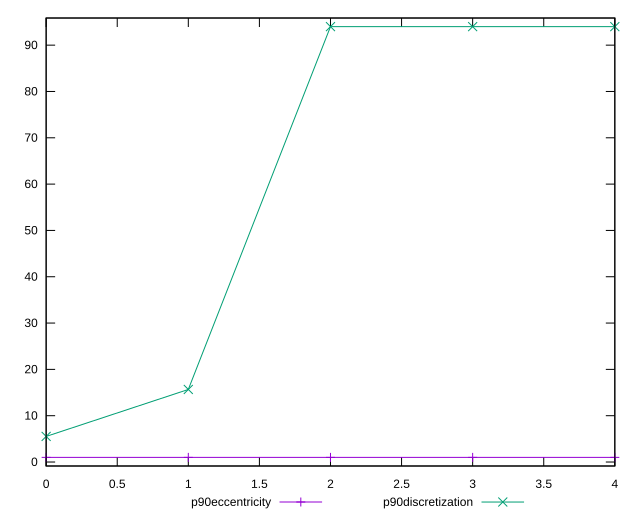

Source code (gnuplot):
reset

$p90Eccentricity <<EOF
0 1.000000000000002
1 0.9999999999999961
2 1
3 1
4 1
EOF

$p90Discretization <<EOF
0 5.529411764705882
1 15.666666666666666
2 94
3 94
4 94
EOF

set key outside below
set xrange [0:4]
set yrange [-0.860000000000004:95.86]
set trange [-0.860000000000004:95.86]
set terminal svg size 640, 520 enhanced background rgb 'white'
set output "report_00018_2021-02-10T15-25-16.877Z/estimated-input-latency/progression/eccentricity.svg"

plot $p90Eccentricity title "p90eccentricity" with linespoints, \
     $p90Discretization title "p90discretization" with linespoints

reset
